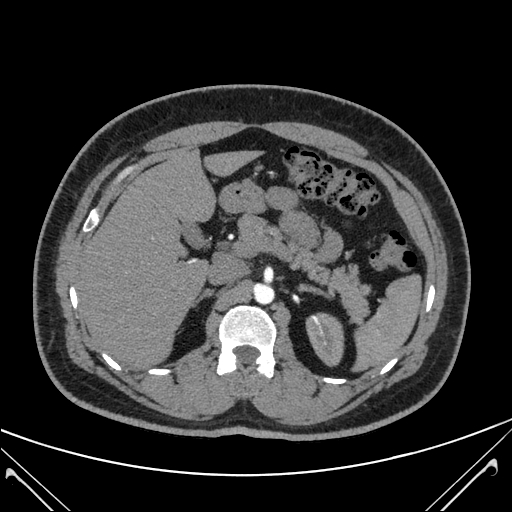
#> input picture Assets/Normal/1.jpg, 512 x 512 px; its folder holds only this picture in this run
$ jupyter execute --allow-errors PrePro4.ipynb   (older library calls are emulated)
#> lines starting #> are read from the running program, lines starting #| are printed output that depends on the picture
# Analisis Pengaruh Teknik Preprocessing terhadap Klasifikasi Ginjal Normal dan Batu Ginjal Menggunakan Fitur Gray Level Co-occurrence Matrix (GLCM) serta Perbandingan Algoritma Support Vector Machine (SVM), Random Forest, dan K-Nearest Neighbor (KNN)
## Percobaan 4 — Preprocessing: Grayscale + Resize + Median Filter + CLAHE + Threshold (5 Preprocessing)
### Nama Anggota
- Muhammad Andika Azkiya : F1D02410076
- Gusti Ayu Marsha Widyaswari : F1D02410007
- Ahmad Yadan Ulya Munaji : F1D02410100
- Revano Januar Adiguna Prawira : F1D02410146

[cell 1]
import os
import cv2 as cv
import matplotlib.pyplot as plt
import numpy as np
import pandas as pd
from sklearn.model_selection import train_test_split
from sklearn.metrics import accuracy_score, precision_score, recall_score, f1_score, classification_report
from sklearn.metrics import confusion_matrix, ConfusionMatrixDisplay
from skimage.feature import graycomatrix, graycoprops
from scipy.stats import entropy
from sklearn.ensemble import RandomForestClassifier
from sklearn.svm import SVC
from sklearn.neighbors import KNeighborsClassifier
import seaborn as sns

## Import Library

### Fungsi
Cell ini mengimpor seluruh library yang diperlukan selama proses penelitian, mulai dari pengolahan citra digital, ekstraksi fitur tekstur menggunakan Gray Level Co-occurrence Matrix (GLCM), visualisasi data, hingga proses klasifikasi menggunakan algoritma Machine Learning.

Library yang digunakan meliputi:

- OpenCV (cv2) untuk pengolahan citra digital.
- NumPy untuk komputasi numerik dan manipulasi array.
- Pandas untuk pengelolaan data tabular.
- Matplotlib untuk visualisasi data.
- Scikit-image untuk pembentukan matriks GLCM dan ekstraksi fitur tekstur.
- Scikit-learn untuk pembagian data, normalisasi, pelatihan model, dan evaluasi klasifikasi.

### Analisis
Tahap import library merupakan langkah awal yang sangat penting karena seluruh proses penelitian bergantung pada fungsi-fungsi yang tersedia dalam library tersebut. Penggunaan library yang tepat dapat meningkatkan efisiensi komputasi serta memastikan hasil penelitian dapat direproduksi dengan mudah.

## Memuat Dataset dan Resize Citra

### Fungsi
Cell ini membaca seluruh citra ginjal dari dataset kemudian melakukan proses resize menjadi ukuran 256×256 piksel.

Selain itu, label kelas dan nama file citra juga disimpan untuk digunakan pada tahap ekstraksi fitur dan klasifikasi.

### Analisis
Ukuran citra yang berbeda dapat menyebabkan ketidakkonsistenan dalam proses ekstraksi fitur. Oleh karena itu dilakukan resize agar seluruh citra memiliki dimensi yang seragam.

Ukuran 256×256 dipilih karena mampu mempertahankan informasi tekstur yang cukup baik sekaligus menjaga efisiensi komputasi selama proses penelitian.

[cell 2]
def resize_image(image, target_size=(256, 256)):
    return cv.resize(image, target_size)

data = []
labels = []
file_name = []

dataset_path = 'Assets'

for sub_folder in sorted(os.listdir(dataset_path)):
    folder_path = os.path.join(dataset_path, sub_folder)
    if not os.path.isdir(folder_path):
        continue
    for filename in os.listdir(folder_path):
        img_path = os.path.join(folder_path, filename)
        img = cv.imread(img_path)
#> img is the input picture: shape (512, 512, 3); min 0, max 255, mean 50.5
        if img is None:
            continue
        img = resize_image(img, (256, 256))
#> in resize_image, `return cv.resize(image, target_size)`:
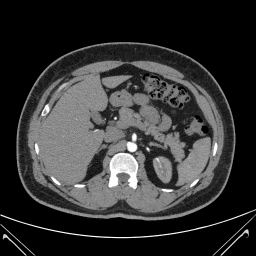
#> returned value: shape (256, 256, 3); min 0, max 255, mean 50.6
        img = img.astype(np.uint8)
        data.append(img)
        labels.append(sub_folder)
        file_name.append(filename)

data = np.array(data)
labels = np.array(labels)
print(f'Total data: {len(data)}')
#| Total data: 2
print(f'Labels: {np.unique(labels)}')

## Visualisasi Distribusi Dataset

### Fungsi
Cell ini menampilkan distribusi jumlah citra pada masing-masing kelas menggunakan diagram batang (*bar chart*). Visualisasi ini digunakan untuk mengetahui komposisi dataset yang akan digunakan pada proses ekstraksi fitur GLCM dan klasifikasi.

### Analisis
Berdasarkan grafik distribusi dataset, diperoleh:

- Kelas **Normal** sebanyak **356 citra**
- Kelas **Kidney Stone** sebanyak **292 citra**

Sehingga total dataset yang digunakan dalam penelitian ini berjumlah **648 citra**.

Pemilihan jumlah data yang lebih banyak dilakukan karena pada percobaan awal menggunakan dataset yang lebih kecil, yaitu sekitar **100 citra untuk masing-masing kelas**, seluruh model klasifikasi mampu mencapai akurasi mendekati atau bahkan mencapai **100%**. Kondisi tersebut menunjukkan bahwa dataset terlalu mudah dipelajari oleh model sehingga perbedaan performa antar metode preprocessing maupun algoritma klasifikasi menjadi sulit diamati.

Oleh karena itu, jumlah data diperbesar agar variasi karakteristik citra yang dipelajari model menjadi lebih beragam. Dengan semakin banyak data yang digunakan, tingkat kompleksitas klasifikasi juga meningkat karena model harus mengenali lebih banyak variasi bentuk, tekstur, pencahayaan, dan karakteristik citra pada masing-masing kelas.

Meskipun jumlah data kelas Normal dan Kidney Stone tidak sama persis, perbedaannya masih relatif kecil sehingga distribusi dataset tetap dapat dianggap cukup seimbang. Kondisi ini memungkinkan model memperoleh representasi yang baik dari kedua kelas tanpa menimbulkan bias yang signifikan terhadap salah satu kelas.

Penggunaan dataset yang lebih besar diharapkan dapat menghasilkan evaluasi yang lebih realistis dan mampu menunjukkan pengaruh teknik preprocessing terhadap performa klasifikasi. Dengan demikian, perbandingan antara Random Forest, Support Vector Machine (SVM), dan K-Nearest Neighbor (KNN) dapat dilakukan secara lebih objektif karena model diuji pada data yang lebih beragam dan menantang dibandingkan percobaan awal.

[cell 3]
unique, counts = np.unique(labels, return_counts=True)
plt.figure(figsize=(8, 5))
plt.bar(unique, counts, color=['pink', 'skyblue'])
plt.xlabel('Kelas')
plt.ylabel('Jumlah Gambar')
plt.title('Distribusi Dataset Ginjal')
for i, (u, c) in enumerate(zip(unique, counts)):
    plt.text(i, c + 5, str(c), ha='center', fontweight='bold')
plt.tight_layout()
plt.show()
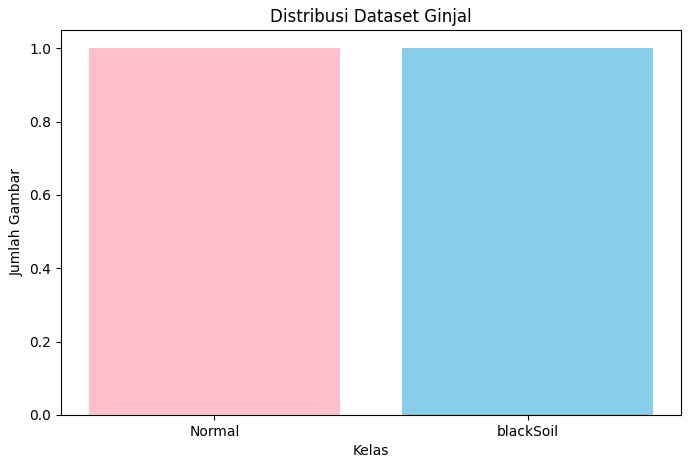
#> figure drawn by matplotlib, 1 panel

## Visualisasi Sampel Citra Dataset

### Fungsi
Cell ini menampilkan beberapa contoh citra dari masing-masing kelas yang terdapat dalam dataset.

### Analisis
Visualisasi sampel citra bertujuan melakukan pemeriksaan awal terhadap kualitas data dan memastikan proses pembacaan citra berjalan dengan baik sebelum dilakukan preprocessing lebih lanjut.

[cell 4]
def show_sample_images(images, labels, class_names, title='Sample Images', n=3):
#> called with images = array of shape (2, 256, 256, 3), labels = array of shape (2,), title = 'Sample Data Original', n = 3
    fig, axes = plt.subplots(len(class_names), n, figsize=(n*3, len(class_names)*3))
    fig.suptitle(title, fontsize=14, fontweight='bold')
    for i, cls in enumerate(class_names):
        idx = np.where(labels == cls)[0]
        for j in range(min(n, len(idx))):
            img = images[idx[j]]
            if len(img.shape) == 3:
                axes[i][j].imshow(cv.cvtColor(img, cv.COLOR_BGR2RGB))
            else:
                axes[i][j].imshow(img, cmap='gray')
            axes[i][j].set_title(f'{cls}', fontsize=9)
            axes[i][j].axis('off')
    plt.tight_layout()
    plt.show()
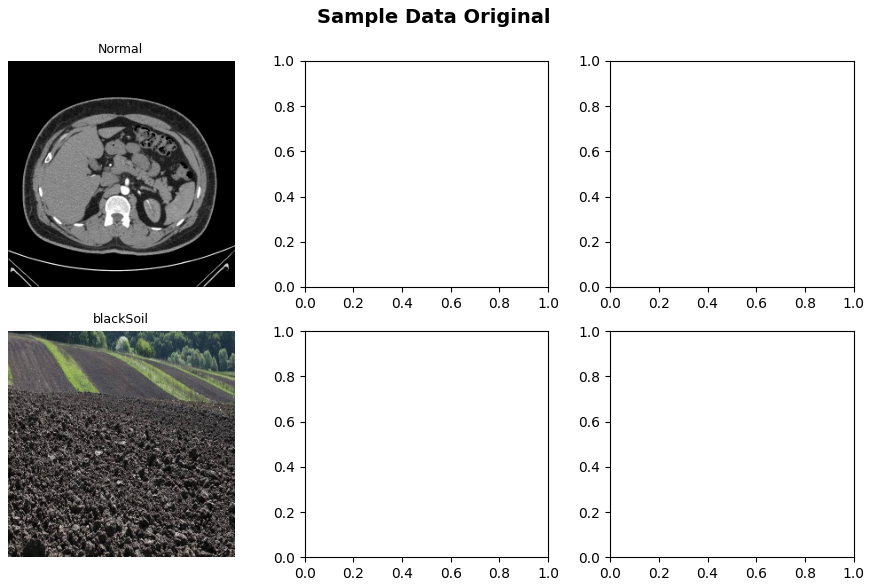
#> figure drawn by matplotlib, 2 panels

class_names = sorted(np.unique(labels))
show_sample_images(data, labels, class_names, 'Sample Data Original')

## Konversi Citra ke Grayscale

### Fungsi
Cell ini mengubah seluruh citra berwarna menjadi citra grayscale menggunakan fungsi konversi warna pada OpenCV.

### Analisis
Metode GLCM bekerja berdasarkan hubungan tingkat keabuan antar piksel sehingga informasi warna tidak diperlukan.

Konversi grayscale membantu mengurangi kompleksitas data dan memfokuskan analisis pada karakteristik tekstur citra.

[cell 5]
img_grey = []
for img in data:
    gray = cv.cvtColor(img, cv.COLOR_BGR2GRAY)
    img_grey.append(gray)
#> this loop made 2 passes
#> pass 2, `gray = cv.cvtColor(img, cv.COLOR_BGR2GRAY)`:
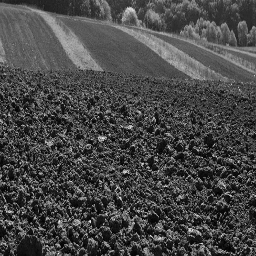
#> gray: shape (256, 256); min 0, max 244, mean 71.4
#> after the loop, img_grey = 2 items
img_grey = np.array(img_grey)

show_sample_images(img_grey, labels, class_names, 'Grayscale Images')

## Penerapan Median Filter

### Fungsi
Cell ini menerapkan Median Filter pada seluruh citra grayscale untuk mengurangi noise yang terdapat pada citra.

### Analisis
Median Filter bekerja dengan mengganti nilai suatu piksel menggunakan nilai median dari piksel-piksel di sekitarnya.

Keunggulan metode ini adalah mampu mengurangi noise tanpa merusak detail tepi objek sehingga sangat cocok digunakan pada citra medis.

Hasil yang diperoleh berupa citra yang lebih bersih dan siap untuk proses peningkatan kualitas citra berikutnya.

[cell 6]
# Fungsi Median Filter
def hitung_median(image):
    return np.median(image)

def median_filter(image, kernel_size=3):
    pad = kernel_size // 2
    padded = np.pad(image, pad, mode='reflect')
    result = np.zeros_like(image)
    for i in range(image.shape[0]):
        for j in range(image.shape[1]):
            window = padded[i:i+kernel_size, j:j+kernel_size]
            result[i, j] = hitung_median(window)
    return result.astype(np.uint8)

# Menerapkan Median Filter
img_median = []
for img in img_grey:
    filtered = median_filter(img, kernel_size=3)
    img_median.append(filtered)
#> this loop made 2 passes
#> pad in median_filter on passes 1 to 2: 1, 1
#> pass 1, in median_filter, `padded = np.pad(image, pad, mode='reflect')`:
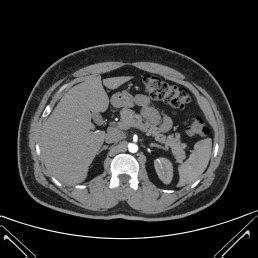
#> padded: shape (258, 258); min 0, max 255, mean 49.8
#> pass 1, `filtered = median_filter(img, kernel_size=3)`:
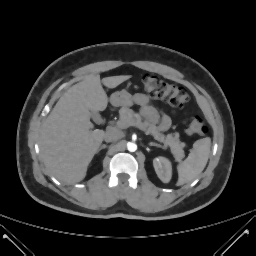
#> filtered: shape (256, 256); min 0, max 255, mean 49.7
#> pass 2, in median_filter (call 2), `padded = np.pad(image, pad, mode='reflect')`:
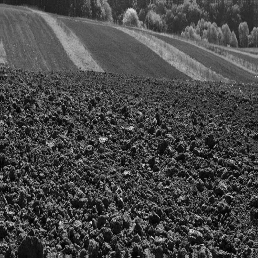
#> padded: shape (258, 258); min 0, max 244, mean 71.3
#> pass 2, `filtered = median_filter(img, kernel_size=3)`:
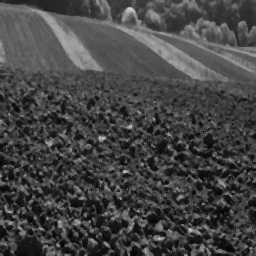
#> filtered: shape (256, 256); min 5, max 207, mean 68.5
#> after the loop, img_median = 2 items
img_median = np.array(img_median)

show_sample_images(img_median, labels, class_names, 'Grayscale + Resize + Median')

## Penerapan Contrast Limited Adaptive Histogram Equalization (CLAHE)

### Fungsi
Cell ini menerapkan metode CLAHE pada citra hasil Median Filter untuk meningkatkan kontras citra secara lokal.

### Analisis
CLAHE bekerja dengan membagi citra menjadi beberapa wilayah kecil kemudian meningkatkan kontras pada masing-masing wilayah tersebut.

Keunggulan CLAHE antara lain:

- Meningkatkan kontras lokal.
- Memperjelas detail tekstur.
- Mengurangi efek pencahayaan yang tidak merata.
- Menghindari peningkatan noise berlebihan.

Metode ini sangat sesuai digunakan pada citra medis karena mampu memperjelas detail jaringan tanpa menyebabkan distorsi yang signifikan.

[cell 7]
def clahe_manual(img, clip_limit=2.0):
    hist = np.zeros(256)
    for pixel in img.flatten():
        hist[pixel] += 1
    clip_value = clip_limit * img.size / 256
    excess = 0
    for i in range(256):
        if hist[i] > clip_value:
            excess += hist[i] - clip_value
            hist[i] = clip_value
    hist += excess / 256
    cdf = np.cumsum(hist)
    cdf = (cdf - cdf.min()) / (cdf.max() - cdf.min())
    lut = np.round(cdf * 255).astype(np.uint8)
    return lut[img]
img_clahe = []
for img in img_median:
    img_clahe.append(clahe_manual(img))
#> this loop made 2 passes
#> clip_value in clahe_manual on passes 1 to 2: 512, 512
#> after the loop, img_clahe = 2 items
img_clahe = np.array(img_clahe)
show_sample_images(
    img_clahe,
    labels,
    class_names,
    'Grayscale + Resize + Median + Clahe'
)
#> call 4 of show_sample_images, with images = array of shape (2, 256, 256), labels = array of shape (2,), title = 'Grayscale + Resize + Median + Clahe', n = 3
#> after the loop in show_sample_images (call 4), `for i, cls in enumerate(class_names):`:
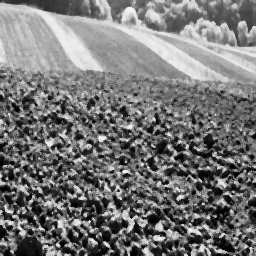
#> img: shape (256, 256); min 1, max 246, mean 118
#> (the rest of the program and of its run is left out)
